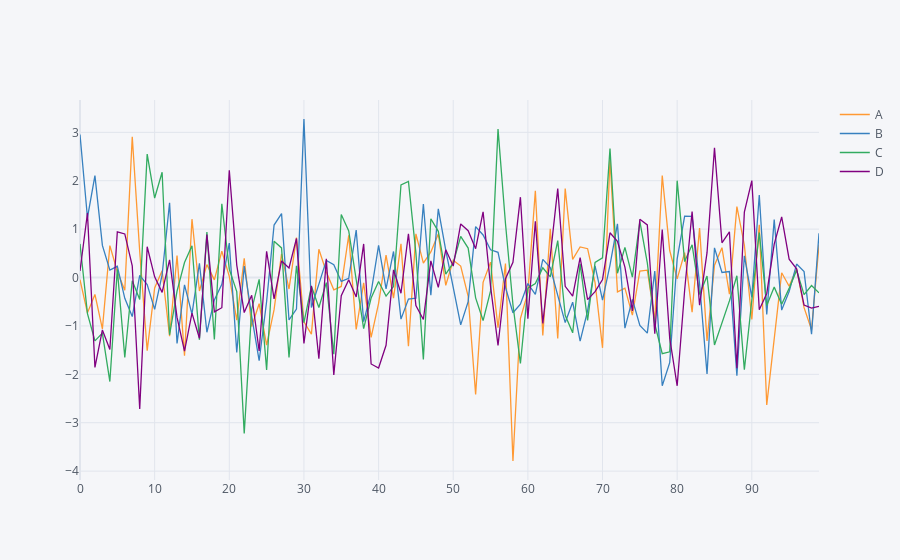

Here is the notebook cell this chart was saved with:
### Code cell
df.iplot() # iplot is plotly's interactive plot
